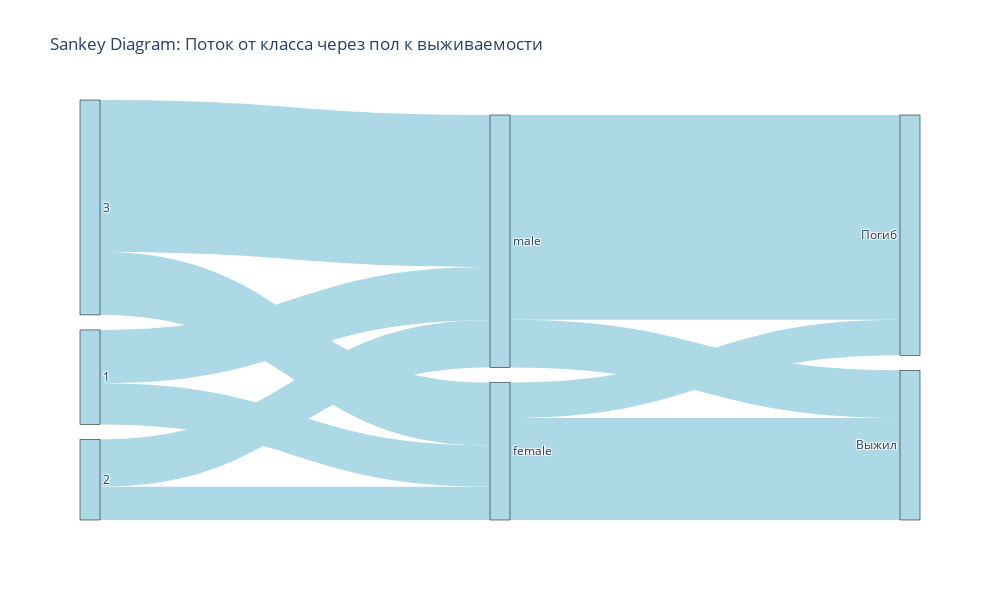

Notebook code for this chart:
### Code cell
# Sankey Diagram: Поток от класса через пол к выживаемости
df_sankey = df_combined.dropna(subset=[class_col_use, sex_col_use, survived_col_viz]).copy()

if df_sankey[survived_col_viz].dtype.name == 'category':
    df_sankey['survived_numeric'] = pd.to_numeric(df_sankey[survived_col_viz].astype(str), errors='coerce')
else:
    df_sankey['survived_numeric'] = pd.to_numeric(df_sankey[survived_col_viz], errors='coerce')

class_to_sex = df_sankey.groupby([class_col_use, sex_col_use]).size().reset_index(name='count')
sex_to_survived = df_sankey.groupby([sex_col_use, 'survived_numeric']).size().reset_index(name='count')
sex_to_survived['survived_label'] = sex_to_survived['survived_numeric'].map({0.0: 'Погиб', 1.0: 'Выжил'})

all_nodes = []
all_nodes.extend(df_sankey[class_col_use].unique())
all_nodes.extend(df_sankey[sex_col_use].unique())
all_nodes.extend(['Погиб', 'Выжил'])

node_labels = list(dict.fromkeys(all_nodes))
node_indices = {label: idx for idx, label in enumerate(node_labels)}

source = []
target = []
value = []

for _, row in class_to_sex.iterrows():
    source.append(node_indices[row[class_col_use]])
    target.append(node_indices[row[sex_col_use]])
    value.append(row['count'])

for _, row in sex_to_survived.iterrows():
    if pd.notna(row['survived_label']):
        source.append(node_indices[row[sex_col_use]])
        target.append(node_indices[row['survived_label']])
        value.append(row['count'])

fig = go.Figure(data=[go.Sankey(
    node=dict(
        pad=15,
        thickness=20,
        line=dict(color="black", width=0.5),
        label=node_labels,
        color="lightblue"
    ),
    link=dict(
        source=source,
        target=target,
        value=value,
        color="lightblue"
    )
)])

fig.update_layout(
    title_text="Sankey Diagram: Поток от класса через пол к выживаемости",
    font_size=12,
    width=1000,
    height=600
)
fig.show()

### Figure 1 — Plotly figure (JSON) as saved in the notebook; plotly's stock layout.template omitted (floating-point values rounded to 4 significant figures)
{"data": [{"link": {"color": "lightblue", "source": [1, 1, 2, 2, 0, 0, 4, 4, 3, 3], "target": [4, 3, 4, 3, 4, 3, 5, 6, 5, 6], "value": [94, 122, 76, 108, 144, 347, 81, 233, 468, 109]}, "node": {"color": "lightblue", "label": [3, 1, 2, "male", "female", "Погиб", "Выжил"], "line": {"color": "black", "width": 0.5}, "pad": 15, "thickness": 20}, "type": "sankey"}], "layout": {"font": {"size": 12}, "height": 600, "title": {"text": "Sankey Diagram: Поток от класса через пол к выживаемости"}, "width": 1000}}
